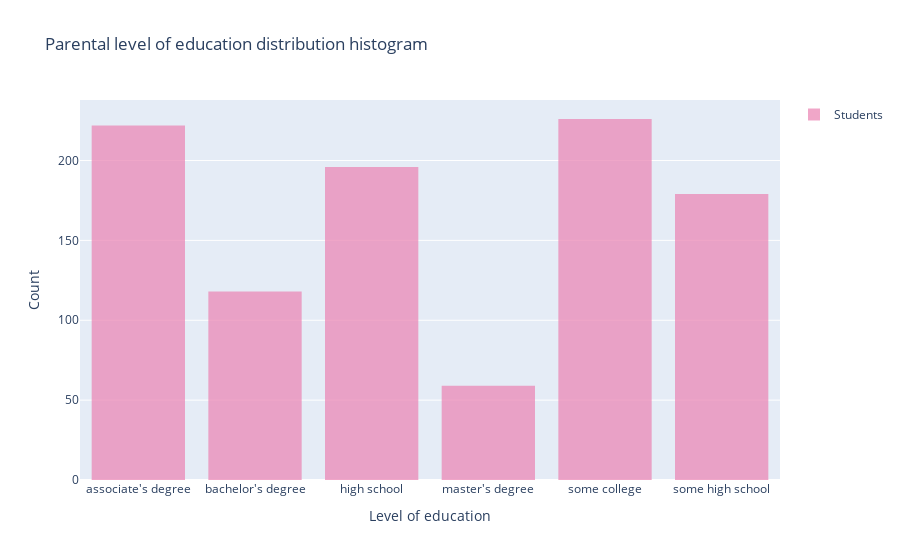

Here is the notebook cell this chart was saved with:
### Code cell
#Parental level of education preview
A= df['parental level of education'].nunique()
B=df['parental level of education'].unique()
print()

print("There are ", A, " different levels of education: ", B)
print("The correct descending order is: masters, bachelors, associate, some college, high school and some high school. For simplicity I will change values of levels of education from 1 to 6, 1 standing for some high school and 6 for masters")
df.replace(to_replace ="some high school", value =1)
df.replace(to_replace ="high school", value =2)
df.replace(to_replace ="some college", value =3)
df.replace(to_replace ="associate", value =4)
df.replace(to_replace ="bachelors", value =5)
df.replace(to_replace ="masters", value =6)
print(df.head())
df['BrandName'].replace(['ABC', 'AB'], 'A')

#masters
#bachelors
#associate
#some college
#high school
#some high school

#level_df = {'some high school', 'high school', 'some college', 'associate', 'bachelors', 'masters'}

#df = pd.DataFrame(df, columns=sorted(level_df, key=level_df.get))

fig = go.Figure()
fig.add_trace(go.Histogram(
    x=df["parental level of education"],
    name='Students', # name used in legend and hover labels
    xbins=dict( # bins used for histogram
        size=0.1
        
    ),
    marker_color='#EB89B6',
    opacity=0.75
))


fig.update_layout(
    title_text='Parental level of education distribution histogram', # title of plot
    xaxis_title_text='Level of education', # xaxis label
    yaxis_title_text='Count', # yaxis label
    showlegend=True
   
    
)

fig.show()

### Figure 1 — Plotly figure (JSON) as saved in the notebook; plotly's stock layout.template omitted (floating-point values rounded to 4 significant figures; data arrays with more than 128 entries replaced by an {"elided": "..."} marker saying what was removed)
{"data": [{"marker": {"color": "#EB89B6"}, "name": "Students", "opacity": 0.75, "type": "histogram", "x": {"elided": "1000 str values"}, "xbins": {"size": 0.1}}], "layout": {"showlegend": true, "title": {"text": "Parental level of education distribution histogram"}, "xaxis": {"title": {"text": "Level of education"}}, "yaxis": {"title": {"text": "Count"}}}}
